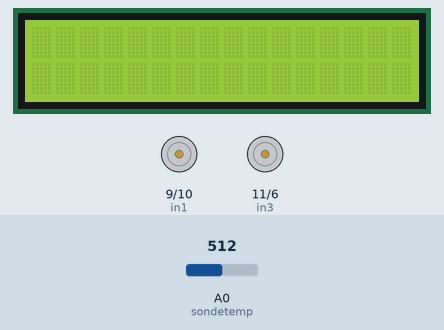
Simulated run of this sketch. Board: Arduino Uno, built with avr-gcc and run on an emulated ATmega328P. Shown: 16×2 character LCD, motor-driver pin pairs drawn as motors (green arrow = first pin HIGH = forward, orange = second pin HIGH = backward, longer = more drive). Inputs (shaded band) come from the test bench; at power-on: A0 (sondetemp) = 512.

Above: at 1.3 s.
1.4 s: A0 (sondetemp) set to 150
2.9 s: A0 (sondetemp) set to 143
At 3.7 s:
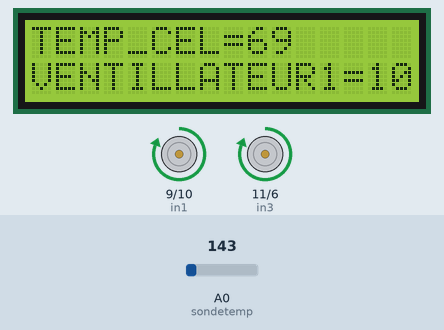
5.9 s: A0 (sondetemp) set to 59
At 8.4 s:
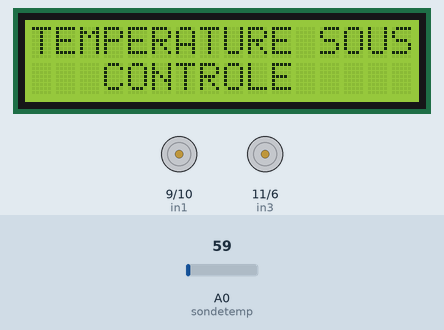
8.9 s: A0 (sondetemp) set to 73
At 9.9 s:
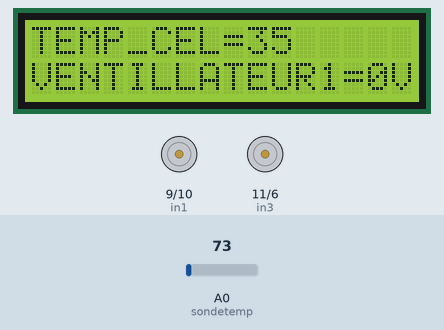
11.6 s: A0 (sondetemp) set to 86
At 14.5 s:
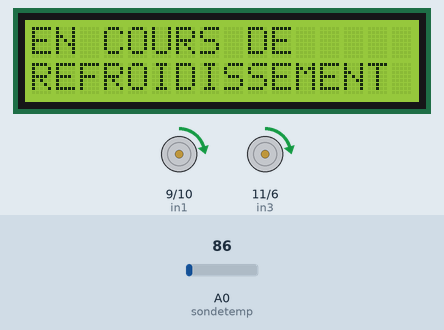
14.6 s: A0 (sondetemp) set to 122
At 16.1 s:
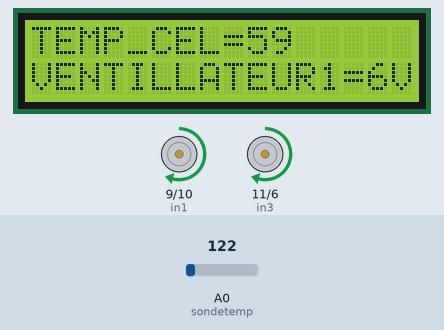
Timing chart, 0 to 17.6 s (numbered marks = the images above; inputs shaded):
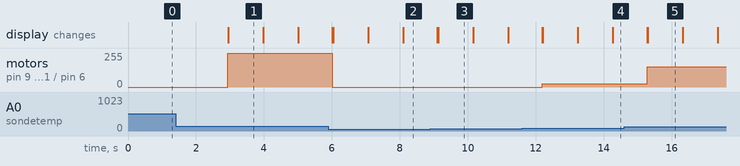

Measured:
- the behaviour switches between 144 and 143 on A0 (sondetemp) (found by bisection; images 0 and 1)
- the behaviour switches between 81 and 82 on A0 (sondetemp) (found by bisection; images 3 and 4)
- after the input at 1.4 s, every drawn part: stays the same
- after the input at 2.9 s, motor on pin 9 (in1) / pin 10 (in2), motor on pin 11 (in3) / pin 6 (in4): stopped → forward 255/255 at once; the display: changes after 0.06 s (image 1)
- after the input at 5.9 s, motor on pin 9 (in1) / pin 10 (in2), motor on pin 11 (in3) / pin 6 (in4): forward 255/255 → stopped after 0.12 s
- after the input at 11.6 s, motor on pin 9 (in1) / pin 10 (in2), motor on pin 11 (in3) / pin 6 (in4): stopped → forward 25/255 after 0.59 s
- after the input at 14.6 s, motor on pin 9 (in1) / pin 10 (in2), motor on pin 11 (in3) / pin 6 (in4): forward 25/255 → forward 153/255 after 0.68 s
- what the display in image 1 shows lasts 1.0 s, from 3.0 s to 4.0 s

The sketch:

CONTROLE_DE_TEMPERATURE_CODE.ino
```cpp
// déclaration de l'afficheur LCD avec I2C
#include <Wire.h>
#include <LiquidCrystal_I2C.h>
LiquidCrystal_I2C lcd(0x27,16,2);


int in1 = 9;
int in2 = 10;
int in3 = 11;
int in4 = 6;

//int M_A = 4;
//int marche_button = 0;

int speedv1 = 0;
int speedv2 = 0;

int sondetemp = A0;
int temp_hors_norme = 70;
int tempMax = 69;
int tempMin = 40;
int voltage1LCD;
int voltage2LCD;
int lcd_marche = 2;
int lcd_arret = 3;

void setup(){

//pinMode(M_A,INPUT);

pinMode(in1,OUTPUT);
pinMode(in2,OUTPUT);
pinMode(in3,OUTPUT);
pinMode(in4,OUTPUT);

pinMode(lcd_marche,OUTPUT);
pinMode(lcd_arret,OUTPUT);

pinMode(sondetemp,INPUT);

lcd.init();
lcd.init();
lcd.backlight();
Serial.begin(9600);

}
void loop(){
//marche_button = digitalRead(M_A);

  int valeur_brute = analogRead(A0);
  int temperature_celcius = valeur_brute * (5.0 / 1023.0 * 100.0);
  analogWrite(in2,0);
  analogWrite(in4,0);
digitalWrite(lcd_marche,LOW);
digitalWrite(lcd_arret,LOW);

if(temperature_celcius < tempMin)
{
  digitalWrite(lcd_marche,HIGH);
speedv1 = 0;
speedv2 = 0;
voltage1LCD = 0;
voltage2LCD = 0;

analogWrite(in1,speedv1);
analogWrite(in3,speedv2);

lcd.print("TEMP_CEL=");
lcd.print(temperature_celcius);
lcd.setCursor(0,1);
lcd.print("VENTILLATEUR1=");
lcd.print(voltage1LCD);
lcd.print("V");
delay(1000);
lcd.clear();
lcd.print("TEMP_CEL=");
lcd.print(temperature_celcius);
lcd.setCursor(0,1);
lcd.print("VENTILLATEUR2=");
lcd.print(voltage2LCD);
lcd.print("V");
delay(1000);
lcd.clear();
lcd.print("TEMPERATURE SOUS ");
lcd.setCursor(3,1);
lcd.print("CONTROLE ");
delay(1000);
lcd.clear();
}


if((temperature_celcius >= tempMin) && (temperature_celcius <= tempMax))
{
  digitalWrite(lcd_marche,HIGH);
voltage1LCD = map(temperature_celcius, tempMin, tempMax, 1, 10);
voltage2LCD = map(temperature_celcius, tempMin, tempMax, 1, 10);
speedv1 = voltage1LCD*25.5;
speedv2 = voltage2LCD*25.5;
analogWrite(in1,speedv1);
analogWrite(in3,speedv2);

lcd.print("TEMP_CEL=");
lcd.print(temperature_celcius);
lcd.setCursor(0,1);
lcd.print("VENTILLATEUR1=");
lcd.print(voltage1LCD);
lcd.print("V");
delay(1000);
lcd.clear();
lcd.print("TEMP_CEL=");
lcd.print(temperature_celcius);
lcd.setCursor(0,1);
lcd.print("VENTILLATEUR2=");
lcd.print(voltage2LCD);
lcd.print("V");
delay(1000);
lcd.clear();
lcd.print("EN COURS DE ");
lcd.setCursor(0,1);
lcd.print("REFROIDISSEMENT ");
delay(1000);
lcd.clear();
}
if(temperature_celcius >= temp_hors_norme)
{
analogWrite(in1,0);
analogWrite(in3,0);
  digitalWrite(lcd_marche,LOW);
  digitalWrite(lcd_arret,HIGH);
  delay(200);
  digitalWrite(lcd_arret,LOW);
  delay(200);
}
}
```
